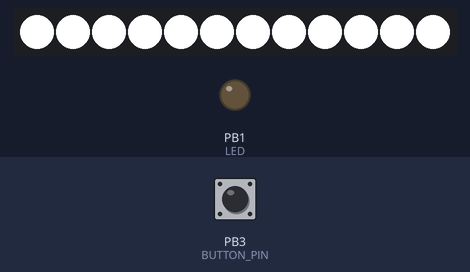
A sketch run on a simulated ATtiny85, built with avr-gcc and run on an emulated ATtiny85. On the bench: 12 RGB LEDs in strip order, left to right, output pins drawn as LEDs (lit = HIGH). The inputs (shaded band) are chosen by the test bench; at power-on: PB3 (BUTTON_PIN) HIGH. Dim RGB values are drawn brighter than linear; EEPROM starts erased.

Above: at 3.0 s.
3.1 s: PB3 (BUTTON_PIN) pulled LOW for 0.15 s
At 4.27 s:
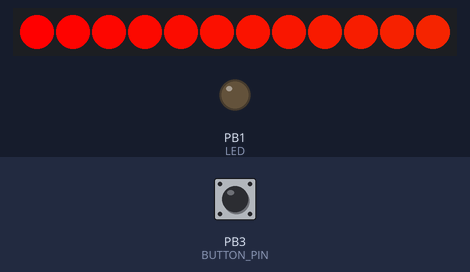
6.2 s: PB3 (BUTTON_PIN) pulled LOW for 1 s
At 8.3 s:
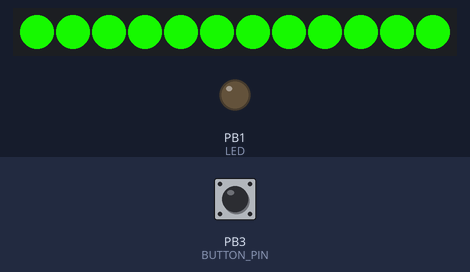
8.9 s: PB3 (BUTTON_PIN) pulled LOW for 0.15 s
At 9.7 s:
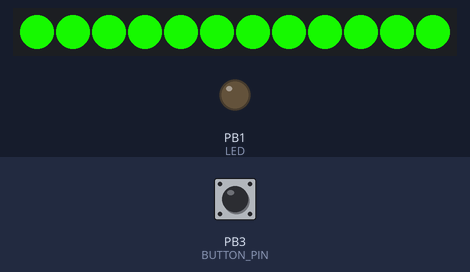
10.5 s: PB3 (BUTTON_PIN) pulled LOW for 0.15 s
At 12.3 s:
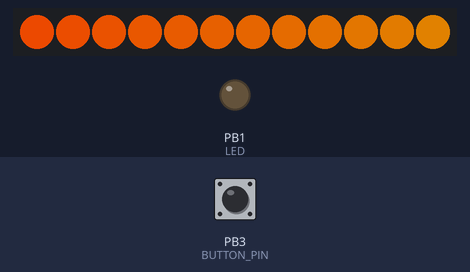
16.6 s: PB3 (BUTTON_PIN) pulled LOW for 3.2 s
At 19.0 s:
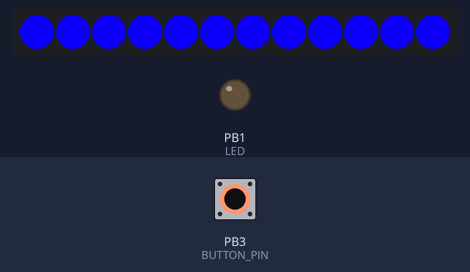
21.3 s: PB3 (BUTTON_PIN) pulsed LOW 2 times (0.12 s each, 0.3 s apart)
At 24.03 s:
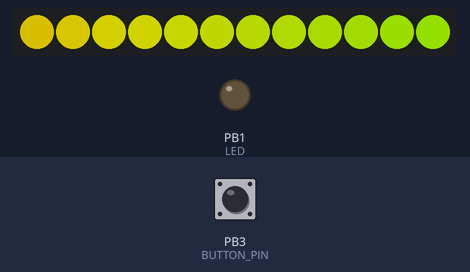
Timing chart, 0 to 25.5 s (numbered marks = the images above; inputs shaded):
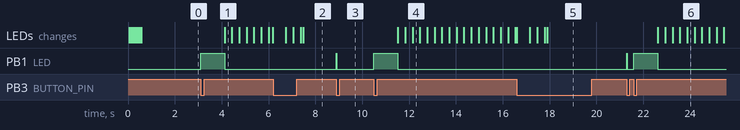

Measured:
- after the input at 3.1 s, PB1 (LED): LOW → HIGH at once, → LOW 1.0 s later; the LEDs: change after 1.0 s (image 1)
- after the input at 6.2 s, the LEDs: first change after 0.53 s (image 2 shows a later state)
- after the input at 8.9 s, PB1 (LED): LOW → HIGH at once, → LOW 0.02 s later
- after the input at 10.5 s, PB1 (LED): LOW → HIGH at once, → LOW 1.0 s later; the LEDs: first change after 1.0 s (image 4 shows a later state)
- after the input at 16.6 s, PB1 (LED): stays LOW (without the input it goes to HIGH after 2.9 s)
- after the input at 21.3 s, PB1 (LED): LOW → HIGH at once, → LOW 0.02 s later, → HIGH 0.28 s later, → LOW 1.0 s later; the LEDs: first change after 1.3 s (image 6 shows a later state)

The sketch:

lightbar.ino
```cpp
// This is a demonstration on how to use an input device to trigger changes on your neo pixels.
// You should wire a momentary push button to connect from ground to a digital IO pin.  When you
// press the button it will change to a new pixel animation.  Note that you need to press the
// button once to start the first animation!

#include <Adafruit_NeoPixel.h>
#include <avr/eeprom.h>
#ifdef __AVR__
  #include <avr/power.h>
#endif

#define BUTTON_PIN   3    // Digital IO pin connected to the button.  This will be
                          // driven with a pull-up resistor so the switch should
                          // pull the pin to ground momentarily.  On a high -> low
                          // transition the button press logic will execute.

#define PIXEL_PIN    0    // Digital IO pin connected to the NeoPixels.
#define LED 1
#define PIXEL_COUNT 12


// Parameter 1 = number of pixels in strip,  neopixel stick has 8
// Parameter 2 = pin number (most are valid)
// Parameter 3 = pixel type flags, add together as needed:
//   NEO_RGB     Pixels are wired for RGB bitstream
//   NEO_GRB     Pixels are wired for GRB bitstream, correct for neopixel stick
//   NEO_KHZ400  400 KHz bitstream (e.g. FLORA pixels)
//   NEO_KHZ800  800 KHz bitstream (e.g. High Density LED strip), correct for neopixel stick
Adafruit_NeoPixel strip = Adafruit_NeoPixel(PIXEL_COUNT, PIXEL_PIN, NEO_GRB + NEO_KHZ800);

bool oldState = LOW;
int colour_state = 0; // 0 is hold colour, 1 is set new colour
uint32_t colour;
uint32_t addr = 1;

void setup() {
    // This is for Trinket 5V 16MHz, you can remove these three lines if you are not using a Trinket
  #if defined (__AVR_ATtiny85__)
    if (F_CPU == 16000000) clock_prescale_set(clock_div_1);
  #endif
  // End of trinket special code
  pinMode(LED, OUTPUT);
  pinMode(BUTTON_PIN, INPUT);
  digitalWrite(BUTTON_PIN, HIGH);

  // init the strip
  strip.begin();
  colorWipe(strip.Color(255,255,255), 50);
  strip.show();

  // read saved colour from eeprom
  while (!eeprom_is_ready());
  colour = eeprom_read_dword((uint32_t *)addr);
  colorWipe(colour, 100);
  strip.show();
}

void loop() {
  // Get current button state.
  bool newState = digitalRead(BUTTON_PIN);

  // Check if state changed from high to low (button press).
  if (newState == LOW && oldState == HIGH) {
    // Short delay to debounce button.
    digitalWrite(LED, HIGH);
    delay(20);
    // Check if button is still low after debounce.
    newState = digitalRead(BUTTON_PIN);
    if (newState == LOW) {
      // button has been pressed
      digitalWrite(LED, LOW);
      colour_state = !colour_state;
      if (colour_state != 0) {
        // run the rainbow until button press
        colour = rainbow_button(30);
        // save colour to eeprom
        eeprom_write_dword((uint32_t *)addr, colour);
        delay(500);
        colorWipe(strip.Color(0,0,0),10);
        colorWipe(colour, 20);
        colorWipe(strip.Color(0,0,0),10);
        colorWipe(colour, 20);
      }
    }
  }
  // Set the last button state to the old state.
  oldState = newState;
}


// Fill the dots one after the other with a color
void colorWipe(uint32_t c, uint8_t wait) {
  for(uint16_t i=0; i<strip.numPixels(); i++) {
    strip.setPixelColor(i, c);
    strip.show();
    delay(wait);
  }
}

uint32_t rainbow_button(uint8_t wait) {
  uint16_t i, j;
  bool button = LOW;

  do {
    digitalWrite(LED, HIGH);
    delay(1000);
    digitalWrite(LED, LOW);

    for(j=0; j<256; j++) {
      for(i=0; i<strip.numPixels(); i++) {
        strip.setPixelColor(i, Wheel((i+j) & 255));
      }
      strip.show();
      delay(wait);
      button = digitalRead(BUTTON_PIN);
      if (button == LOW) {
        return Wheel(i+j);
      }
    }
  } while (button == HIGH);

  return Wheel(i+j);
}


// Input a value 0 to 255 to get a color value.
// The colours are a transition r - g - b - back to r.
uint32_t Wheel(byte WheelPos) {
  WheelPos = 255 - WheelPos;
  if(WheelPos < 85) {
    return strip.Color(255 - WheelPos * 3, 0, WheelPos * 3);
  }
  if(WheelPos < 170) {
    WheelPos -= 85;
    return strip.Color(0, WheelPos * 3, 255 - WheelPos * 3);
  }
  WheelPos -= 170;
  return strip.Color(WheelPos * 3, 255 - WheelPos * 3, 0);
}
```
